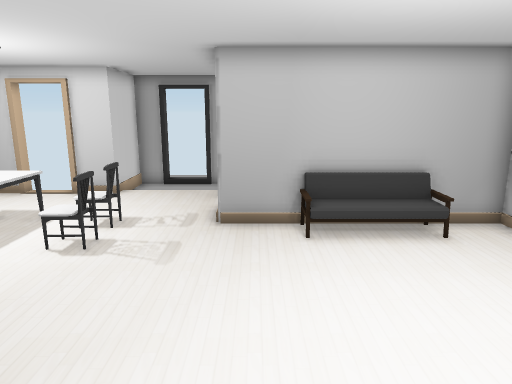
[1] (above)

12 first-person views from a walk through a Unity game level. The camera is 1.5 m above the floor, tilts 12° down and sees 70° across. The floor is counted in squares, 0.5 m on a side. Each view is taken from the middle of a square. On the plan, view 1 faces up. The plan holds only what a view shows up to about 20 squares ahead; the rest is blank. The player character is not drawn. Door leaves are left out, so doorways stand open.

[2]
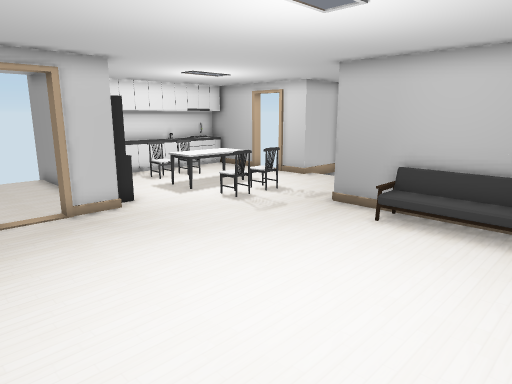

[3]
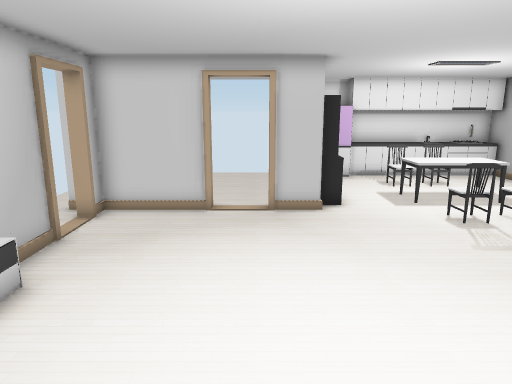

[4]
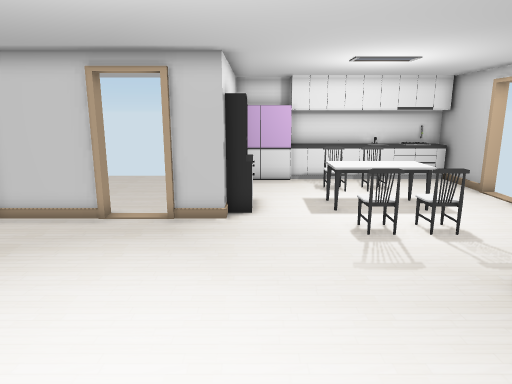

[5]
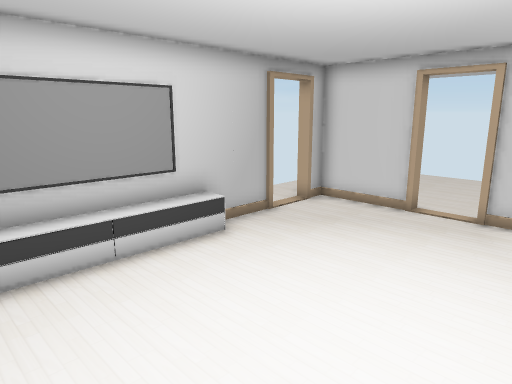

[6]
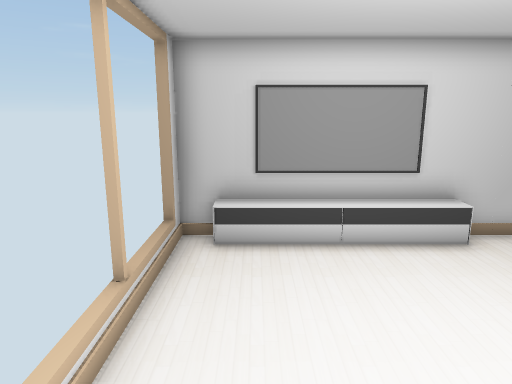

[7]
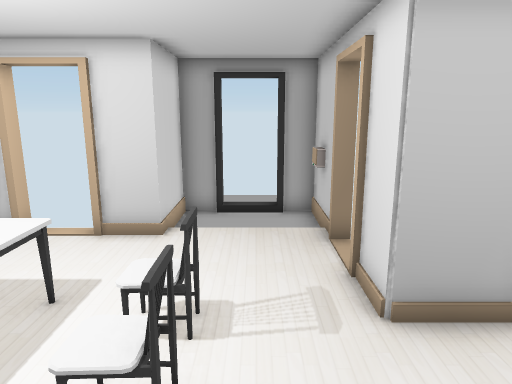

[8]
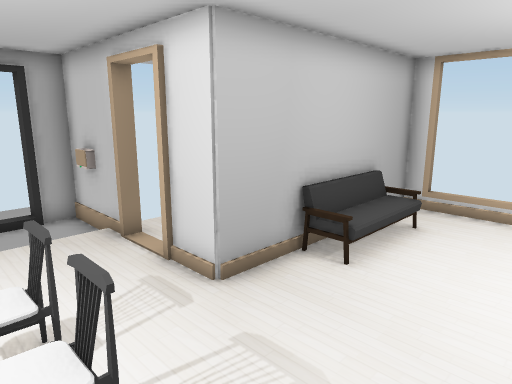

[9]
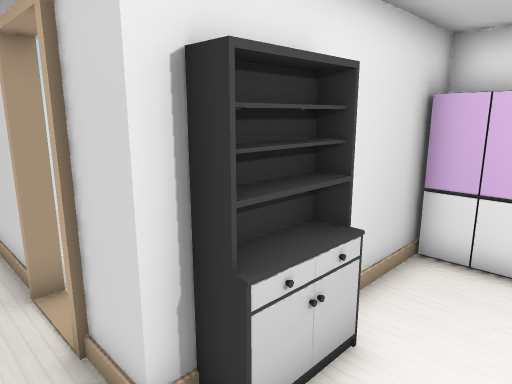

[10]
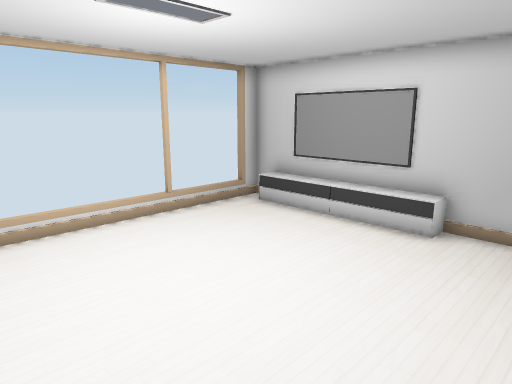

[11]
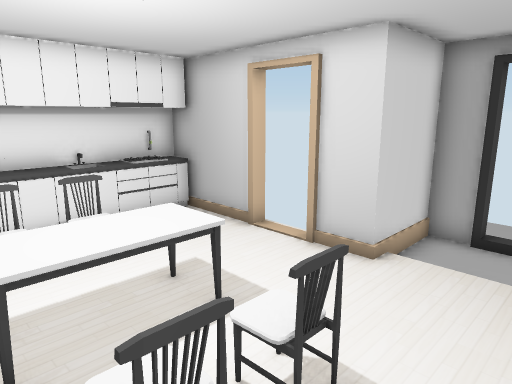

[12]
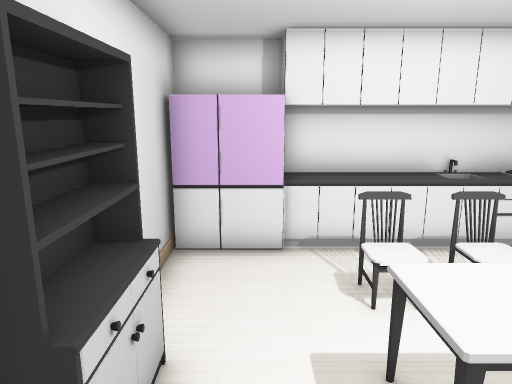

### Floor plan
Key: @ floor where view 1 was taken; # wall or solid block; x gap in a wall; . floor; / step, stairs or slope; D open door; = window, fence, low wall or low ledge; F fridge.
Columns run from 13 left of view 1 to 7 right of it. Each row starts with its distance up from view 1.
 19          ...
 18          ...
 17         #DD##
 16         #...#
 15         #...#
 14 ####DDD##...#
 13 #=..........D
 12 #=..........D
 11 #=..........#
 10 #=.#.=#=.#..#########
  9 #=...=#=.......###..x
  8 #=.#.=#=.#.....   ..
  7 #=..................
  6  F..................
  5  F...#=#............
  4 #########...........
  3  ..... ##...........
  2  ......DD...........
  1  ......DD...........
  0  ......##....@......
 -1  ....  ##...........
 -2       .##....///////x
 -3       .##DD##########
 -4       .#

Where each view was taken, in squares from view 1:
view 1: 0 up, 0 right, facing up
view 2: 1 down, 6 right, facing up-left
view 3: 2 up, 6 right, facing left
view 4: 5 up, 5 right, facing left
view 5: 5 up, 6 right, facing down-left
view 6: 6 up, 5 right, facing down
view 7: 5 up, 3 left, facing up
view 8: 5 up, 5 left, facing up-right
view 9: 7 up, 4 left, facing down-left
view 10: 7 up, 3 left, facing down-right
view 11: 7 up, 2 left, facing up-left
view 12: 6 up, 4 left, facing left
